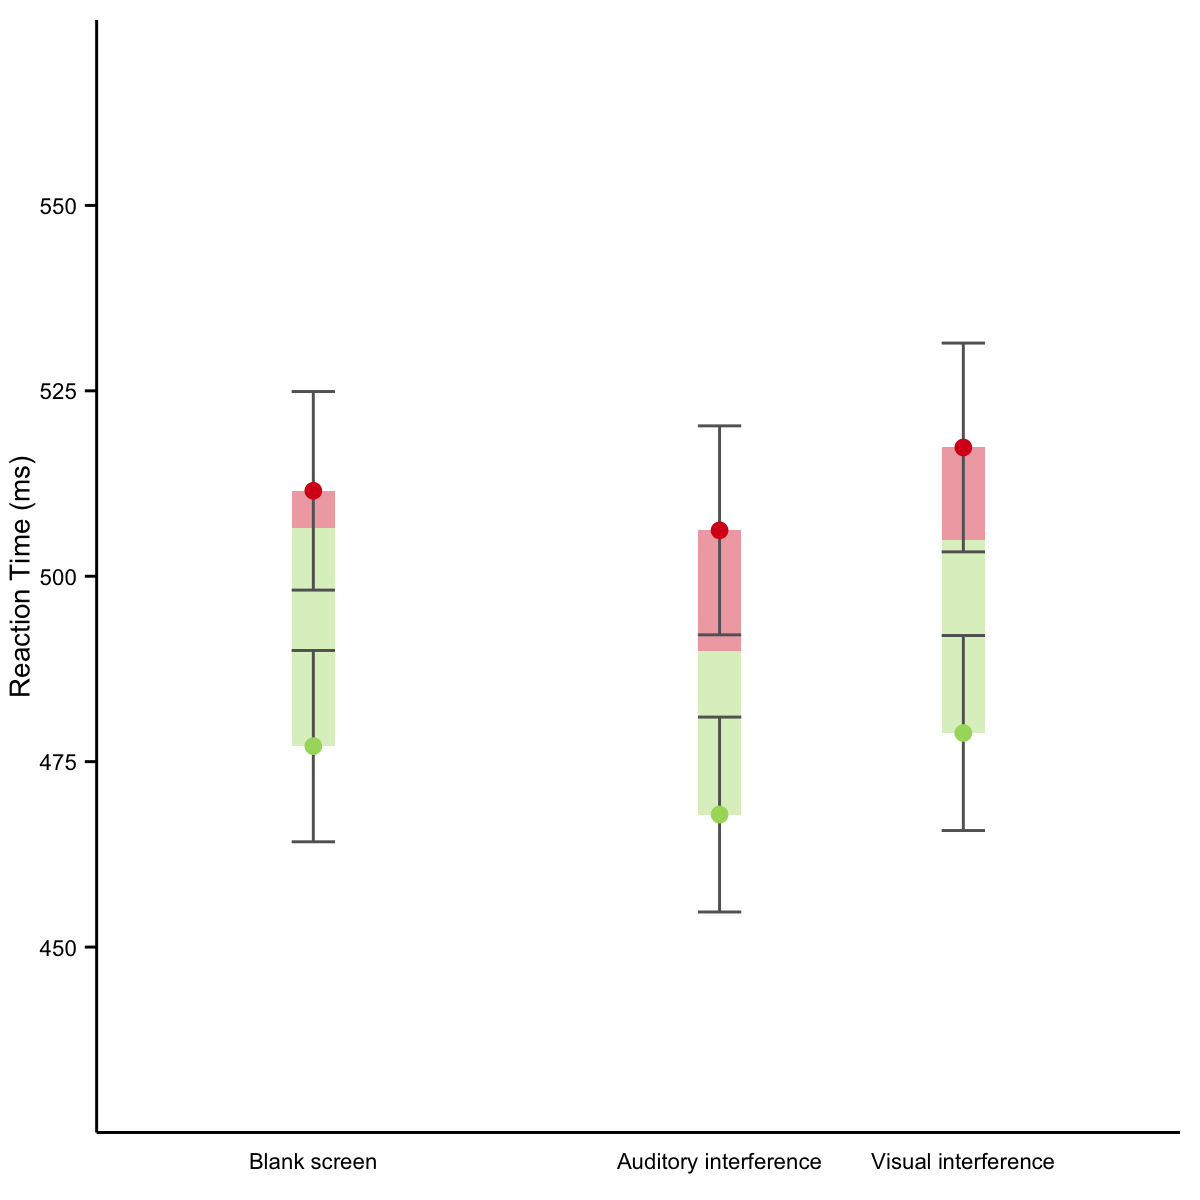

The R source for this figure:
source("models/modality/cueing_effect__rt_for_plot.R")

library(AICcmodavg)
x_preds <- unique(modality[,c("cue_type", "cue_l", "cue_q", "mask_type", "helmert_main", "helmert_residual")])
y_preds <- predictSE(rt_mod_full, x_preds, type = "response", se.fit = TRUE) %>%
  as.data.frame(.) %>% select(rt = fit, se = se.fit)
preds <- cbind(x_preds, y_preds)

# ------------------------------------------------------------------------------
# Set the x-values
main_gutter <- 1.2  # distance between no interference and center of interferences
minor_gutter <- 0.45

mask_x_map <- data.frame(
  mask_type = c("nomask", "auditory", "visual"),
  mask_c = c(-main_gutter/2, 
             main_gutter/2 - minor_gutter, 
             main_gutter/2))

preds <- preds %>% left_join(mask_x_map)

# ------------------------------------------------------------------------------
# Read in functions from magnets.R
source("plots/magnets.R")

# ------------------------------------------------------------------------------
# Cast the predictions and make the rects
library(reshape2)
library(purrr)

means_modality <- dcast(preds, mask_type + mask_c ~ cue_type, value.var = "rt")
rect_points_modality <- means_modality %>%
  split(.$mask_type) %>%
  map(make_rects_modality) %>%
  rbind_all(.)

# ------------------------------------------------------------------------------
# Create the error lines.
# - requires grouping columns for mask_type and cue_type and (x, y) columns
modality_error <- dcast(preds, mask_type + mask_c ~ cue_type, value.var = "se")
modality_error_points <- means_modality %>% 
  select(-nocue) %>%
  mutate(
    minimum = valid - modality_error$valid,
    maximum = invalid + modality_error$invalid,
    valid = valid + modality_error$valid,
    invalid = invalid - modality_error$invalid
  )

modality_error_lines <- modality_error_points %>% 
  melt(id.vars = c("mask_type", "mask_c")) %>%
  arrange(mask_type, value)

# hack!
modality_error_lines$cue_type <- rep(c("valid", "valid", "invalid", "invalid"), times=3)
modality_error_lines$group <- with(modality_error_lines, paste(mask_type, cue_type, sep = ":"))
modality_error_lines$variable <- rep(c("min", "max"), times = 6)

modality_error_bars <- modality_error_lines %>% dcast(mask_c + group ~ variable, value.var = "value")

# ------------------------------------------------------------------------------
# Create grobs from images to use as axis labels.
source("plots/axis-icons.R")
icon_top <- 234

# ------------------------------------------------------------------------------
# Color scheme.
source("plots/colorscheme.R")


# ------------------------------------------------------------------------------
# Arrange the axis icons
rightmost_icon_x <- 0.5
rightmost_icon_xmin <- rightmost_icon_x - icon_width/2
rightmost_icon_xmax <- rightmost_icon_x + icon_width/2

rightmid_icon_x <- 0.5 - minor_gutter
rightmid_icon_xmin <- rightmid_icon_x - icon_width/2
rightmid_icon_xmax <- rightmid_icon_x + icon_width/2

# ------------------------------------------------------------------------------
# Make the modality plot

modality_gg <- magnet_plot(preds, rect_points_modality, modality_error_bars, c(-0.6, 0.375)) +
  scale_x_continuous("", breaks = c(-0.6, 0.15, 0.6),
                     labels = c("Blank screen", "Auditory interference", "Visual interference"))
modality_gg


png("plots/modality/cueing_effect__rt.png", width = 6, height = 6, units = "in", res = 200)
print(modality_gg)
dev.off()